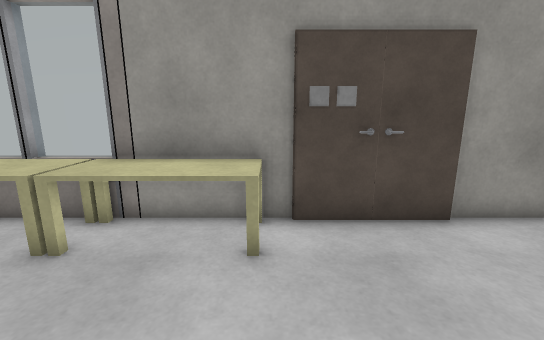
[1] (above)

15 first-person views from a walk through a world built for the Webots simulator. The camera is 1.2 m above the floor, tilts 12° down and sees 90° across. Doors are drawn as open doorways. The floor is counted in squares, 0.5 m on a side. Each view is taken from the middle of a square. On the plan, view 1 faces up. The plan holds only what a view shows up to about 17 squares ahead; the rest is blank. The place goes on beyond the plan. The robots in the file are not drawn. Webots' stock objects and surfaces are drawn as simple stand-ins.

[2]
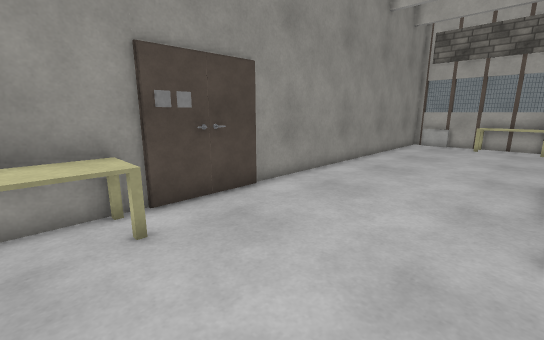

[3]
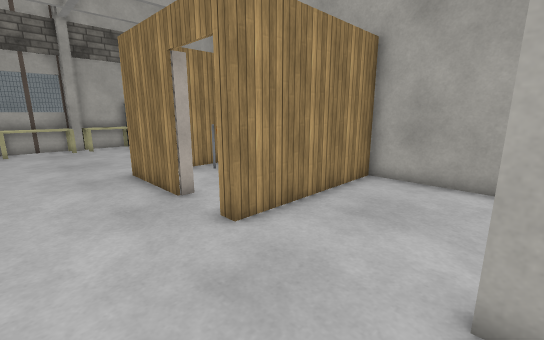

[4]
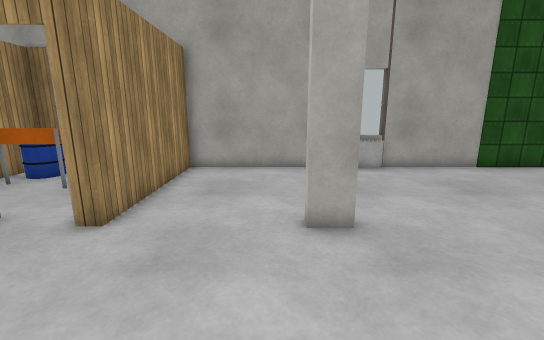

[5]
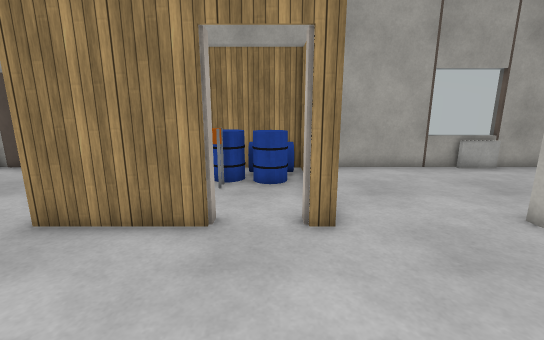

[6]
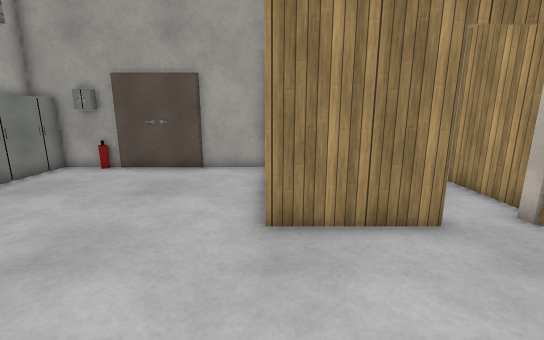

[7]
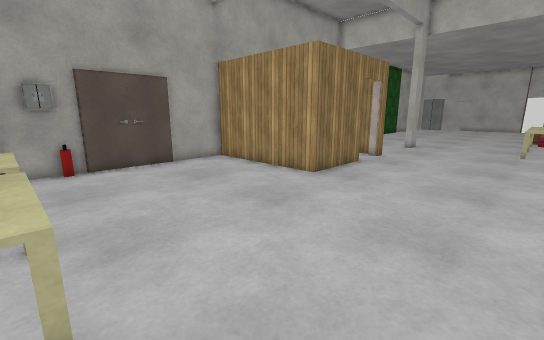

[8]
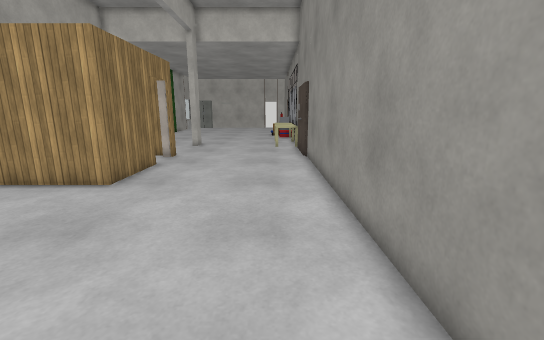

[9]
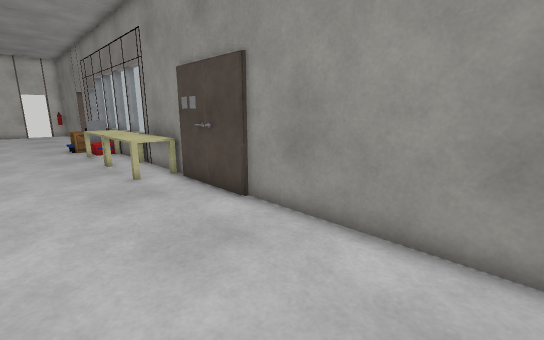

[10]
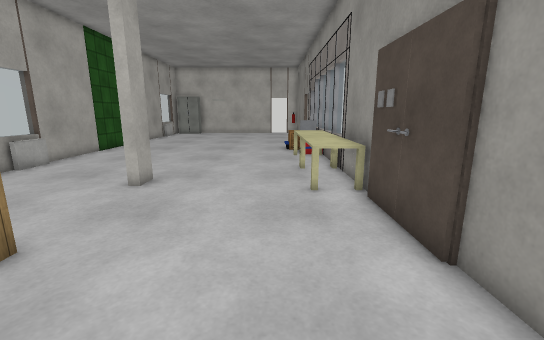

[11]
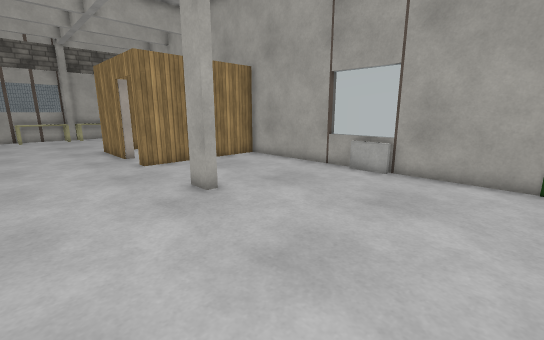

[12]
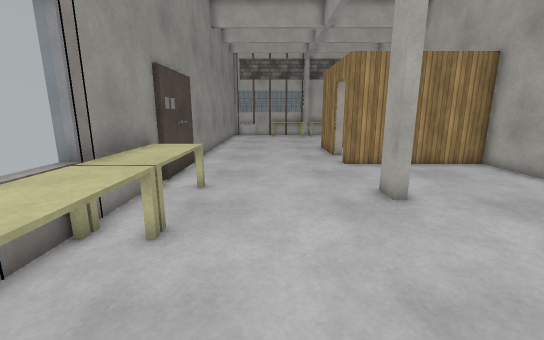

[13]
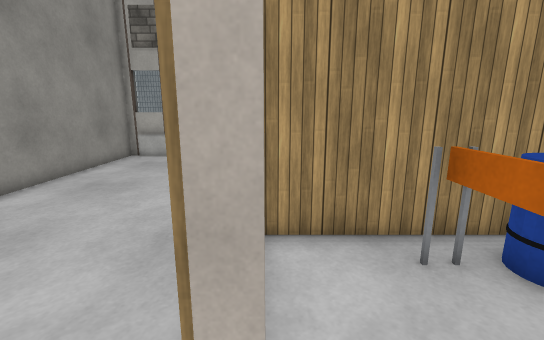

[14]
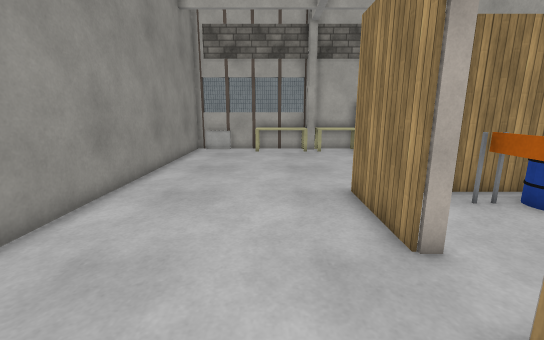

[15]
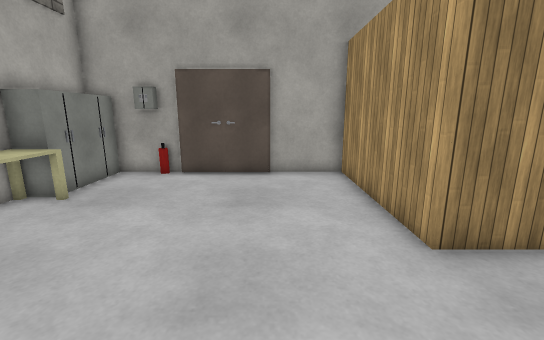

### Floor plan
Points are (right, up) in squares from view 1. A wall is a line through its corners. A room is listed if a view was taken in it or the views show most of it. See-through windows are left out.
Room 1 (views 1, 2, 3, 4, 5, 6, 7, 8, 9, 10, 11, 12, 13, 14, 15)
walls: (6.4, -1.5) (10.1, -1.5) (10.1, -8); (3.7, -2.4) (3.7, -5.5); (3.6, -8) (3.6, -2.4); (9.1, -8) (13.1, -8); (0.5, 5.9) (-7.8, 5.9); (10.1, -7.9) (10.1, -1.8); (-4.8, -7.9) (-4.8, -8.4); (18.4, -8) (19.5, -8); (19.5, 5.9) (4, 5.9); (-9.5, -8) (7.6, -8)
objects: cart (-9, 5); other object (-9, 6); other object (-8, 5); table (-7, 4) to (-5, 5); other object (-7, 6); other object (-5, 6); radiator (-4, -8); table (-4, 4) to (0, 5); other object (-3, 6); pole (-2, -2) to (-1, -1); door leaf (1, 6) to (3, 6); barrel (4, -7) to (6, -7); wooden box (4, -2) to (4, -1); barrel (5, -6) to (5, -5); barrel (6, -6) to (7, -5); barrier (7, -5) to (9, -5); barrel (8, -7) to (9, -6); door leaf (14, -8) to (16, -8); fire extinguisher (17, -8); cabinet (18, -8); cabinet (19, -7); cabinet (19, -6) to (19, -5); table (19, -4) to (19, -2); table (19, -1) to (19, 2)

Positions as (right, up) in squares from view 1, and headings:
1: (0, 0), facing up
2: (-2, -1), facing up-right
3: (-1, 2), facing down-right
4: (0, 4), facing down
5: (5, 4), facing down
6: (10, 4), facing down
7: (19, 5), facing down-left
8: (19, 4), facing left
9: (10, 1), facing up-left
10: (8, 3), facing left
11: (-9, 3), facing down-right
12: (-9, 2), facing right
13: (5, -2), facing right
14: (2, 1), facing right
15: (13, 3), facing down
